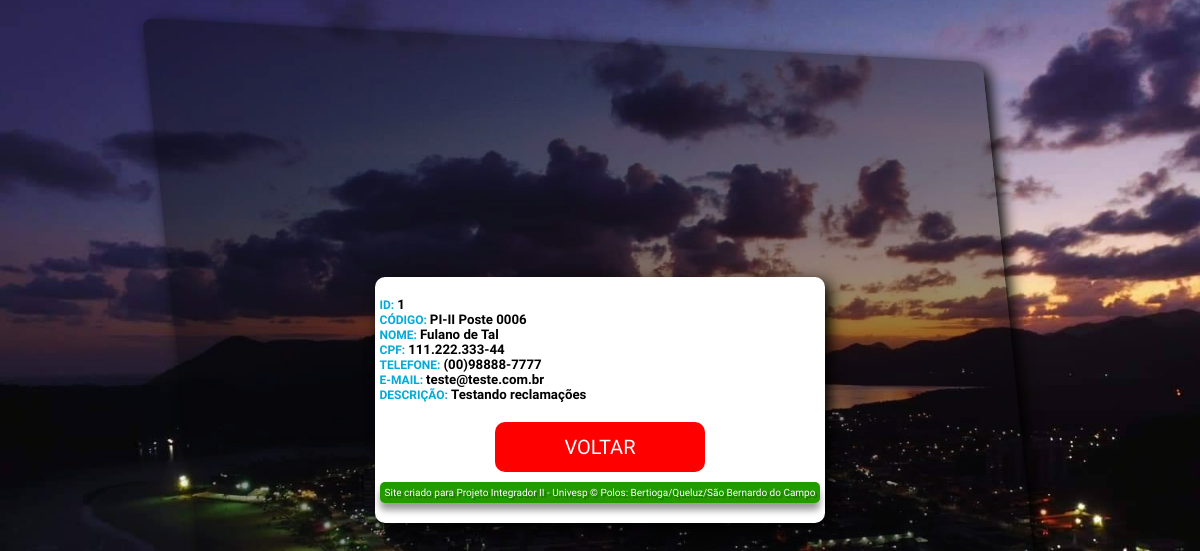
Screenshot of /visualizareclamacoes/1 (signed in) with the database file from the repository.
### app.py (models this page shows, shortened)
class Problema(db.Model):
    id = db.Column('id', db.Integer, primary_key=True, autoincrement=True)
    codigo = db.Column(db.String(20), nullable=False)
    nome = db.Column(db.String(50), nullable=False)
    cpf = db.Column(db.String(14), nullable=False)
    telefone = db.Column(db.String(15), nullable=False)
    email = db.Column(db.String(50), nullable=False)
    descricao = db.Column(db.String(300), nullable=False)

### app.py (the view, shortened to what this page needs)
@app.route('/visualizareclamacoes/<int:id>', methods=['GET', 'POST'])
def ver(id):
    if 'username' in session:
        informa = Problema.query.get(id)
        return render_template('visualizareclamacoes.html', informa=informa)
    else:
        return render_template('errologin.html')

### templates/visualizareclamacoes.html (shortened to what this page needs)
    {% extends 'base.html' %}
    {% block conteudo %}
    <section>
		<form action="#" method="POST">
            <h5>
                <strong class="azul">ID: </strong>{{informa.id}}<br>
                <strong class="azul">CÓDIGO: </strong>{{informa.codigo}}<br>
                <strong class="azul">NOME: </strong>{{informa.nome}}<br>
                <strong class="azul">CPF: </strong>{{informa.cpf}}<br>
                <strong class="azul">TELEFONE: </strong>{{informa.telefone}}<br>
                <strong class="azul">E-MAIL: </strong>{{informa.email}}<br>
                <strong class="azul">DESCRIÇÃO: </strong>{{informa.descricao}}<br>
            </h5>
			<a><button class="vermelho" type="button" onclick="mudaTelaVoltaAoBancoPro()">VOLTAR</button></a>
			<p class="dev">Site criado para Projeto Integrador II - Univesp &copy
				Polos: Bertioga/Queluz/São Bernardo do Campo</p>
		</form>
	</section>
     {% endblock %}

### static/css/style.css (style rules this page uses)
* { margin: 0; padding: 0; box-sizing: border-box; font-family: "Ubuntu", sans-serif; }
body { display: flex; align-items: center; justify-content: center; min-height: 100vh; }
.bg { background-image: url("../imagens/Bertioga1.jpg"); background-repeat: no-repeat; background-size: cover; background-position: center; background-attachment: fixed; }
.azul { font-size: 12px; color: #00acd7; }
section { display: flex; background: #fff; padding: 20px 5px; border-radius: 10px; box-shadow: 5px 5px 15px; max-width: 70vw; }
section { min-width: 30%; }
button { margin: 10px 0; margin-top: 0; margin-left: 0; width: calc(50% - 10px); height: 50px; background-color: #229A00; color: #fff; font-size: 20px; border:none; border-radius: 10px; cursor: pointer; transition: .3s linear; }
.vermelho { background-color: red; }
form { width: 100%; }
form a { text-decoration: none; font-size: 16px; color: #555; font-weight: 500; padding-top: 20px; text-align: center; display: block; }
.dev { background-color: #229A00; font-size: 10px; color: white; font-weight: 500; text-align: center; border-radius: 5px; padding: 5px; text-shadow: 2px 2px 0px rgba(0, 0, 0, 0.267); box-shadow: 0px 7px 7px rgba(0, 0, 0, 0.4); }

### rows the page displays
Problema: id "1", codigo "PI-II Poste 0006", nome "Fulano de Tal", cpf "111.222.333-44", telefone "(00)98888-7777", email "teste@teste.com.br", descricao "Testando reclamações"
